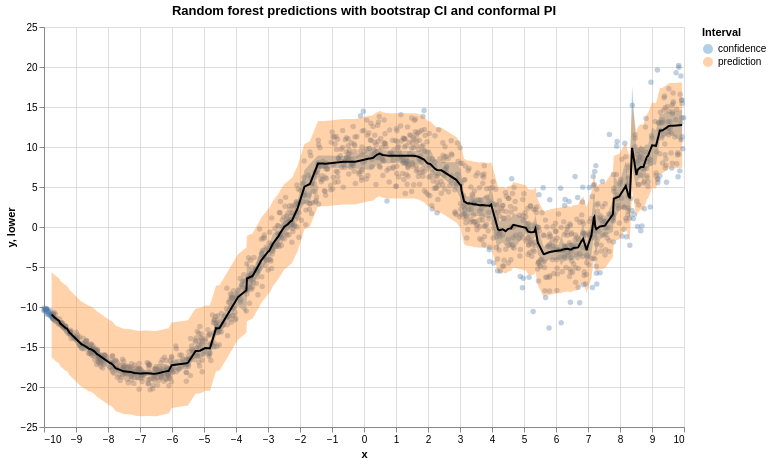

Here is the notebook cell this chart was saved with:
### Markdown cell above
## Visualize with Altair

### Code cell
plot_intervals(split_data, predictions, ci, pi)

### Figure 1 — Vega-Lite specification as saved in the notebook (floating-point values rounded to 4 significant figures; data arrays with more than 128 entries replaced by an {"elided": "..."} marker saying what was removed)
{"config": {"view": {"continuousWidth": 300, "continuousHeight": 300}}, "layer": [{"data": {"name": "data-e3ad5dde3efcddc8a2919b33713de4b1"}, "mark": {"type": "circle", "opacity": 0.35, "size": 30}, "encoding": {"tooltip": [{"field": "x", "type": "quantitative"}, {"field": "y", "type": "quantitative"}], "x": {"field": "x", "title": "x", "type": "quantitative"}, "y": {"field": "y", "title": "y", "type": "quantitative"}}}, {"data": {"name": "data-d9511a7b795a61831d23b63d1b638320"}, "mark": {"type": "errorband", "opacity": 0.35}, "encoding": {"color": {"field": "kind", "scale": {"domain": ["confidence", "prediction"], "range": ["#1f77b4", "#ff7f0e"]}, "title": "Interval", "type": "nominal"}, "x": {"field": "x", "type": "quantitative"}, "y": {"field": "lower", "type": "quantitative"}, "y2": {"field": "upper"}}}, {"data": {"name": "data-b75481a0418d9d4f5f6307291dc6a0cf"}, "mark": {"type": "line", "color": "black", "strokeWidth": 2}, "encoding": {"tooltip": [{"field": "x", "type": "quantitative"}, {"field": "y_pred", "type": "quantitative"}], "x": {"field": "x", "type": "quantitative"}, "y": {"field": "y_pred", "type": "quantitative"}}}], "height": 400, "title": "Random forest predictions with bootstrap CI and conformal PI", "width": 640, "$schema": "https://vega.github.io/schema/vega-lite/v6.4.1.json", "datasets": {"data-e3ad5dde3efcddc8a2919b33713de4b1": {"elided": "1500 records"}, "data-d9511a7b795a61831d23b63d1b638320": {"elided": "450 records"}, "data-b75481a0418d9d4f5f6307291dc6a0cf": {"elided": "225 records"}}}
